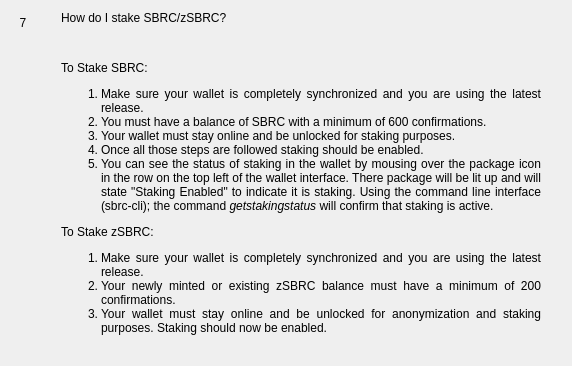
                  <widget class="QWidget" name="widgetFaq7" native="true">
                   <layout class="QHBoxLayout" name="horizontalpage_7" stretch="0,1">
                    <item alignment="Qt::AlignTop">
                     <widget class="QLabel" name="labelNumber7">
                      <property name="minimumSize">
                       <size>
                        <width>24</width>
                        <height>24</height>
                       </size>
                      </property>
                      <property name="maximumSize">
                       <size>
                        <width>16777215</width>
                        <height>24</height>
                       </size>
                      </property>
                      <property name="text">
                       <string>7</string>
                      </property>
                      <property name="alignment">
                       <set>Qt::AlignCenter</set>
                      </property>
                     </widget>
                    </item>
                    <item>
                     <layout class="QVBoxLayout" name="verticalLayoutpage_7">
                      <property name="leftMargin">
                       <number>20</number>
                      </property>
                      <property name="rightMargin">
                       <number>20</number>
                      </property>
                      <item>
                       <widget class="QLabel" name="labelSubtitle7">
                        <property name="text">
                         <string>How do I stake SBRC/zSBRC?</string>
                        </property>
                        <property name="wordWrap">
                         <bool>true</bool>
                        </property>
                       </widget>
                      </item>
                      <item>
                       <spacer name="verticalSpacer_70">
                        <property name="orientation">
                         <enum>Qt::Vertical</enum>
                        </property>
                        <property name="sizeType">
                         <enum>QSizePolicy::Fixed</enum>
                        </property>
                        <property name="sizeHint" stdset="0">
                         <size>
                          <width>20</width>
                          <height>30</height>
                         </size>
                        </property>
                       </spacer>
                      </item>
                      <item>
                       <widget class="QLabel" name="labelContent7">
                        <property name="text">
                         <string>
                           &lt;html&gt;&lt;head/&gt;&lt;body&gt;&lt;p align=&quot;justify&quot;&gt;
                           To Stake SBRC:
                           &lt;/p&gt;&lt;p align=&quot;justify&quot;&gt;
                           &lt;ol&gt;&lt;li&gt;
                           Make sure your wallet is completely synchronized and you are using the latest release.
                           &lt;li&gt;
                           You must have a balance of SBRC with a minimum of 600 confirmations.
                           &lt;li&gt;
                           Your wallet must stay online and be unlocked for staking purposes.
                           &lt;li&gt;
                           Once all those steps are followed staking should be enabled.
                           &lt;li&gt;
                           You can see the status of staking in the wallet by mousing over the package icon in the row on the top left of the wallet interface. There package will be lit up and will state &quot;Staking Enabled&quot; to indicate it is staking.  Using the command line interface (sbrc-cli); the command &lt;i&gt;getstakingstatus&lt;/i&gt; will confirm that staking is active.
                           &lt;/li&gt;&lt;/ol&gt;
                           &lt;/p&gt;&lt;p align=&quot;justify&quot;&gt;
                           To Stake zSBRC:
                           &lt;/p&gt;&lt;p align=&quot;justify&quot;&gt;
                           &lt;ol&gt;&lt;li&gt;
                           Make sure your wallet is completely synchronized and you are using the latest release.
                           &lt;li&gt;
                           Your newly minted or existing zSBRC balance must have a minimum of 200 confirmations.
                           &lt;li&gt;
                           Your wallet must stay online and be unlocked for anonymization and staking purposes.
                           Staking should now be enabled.
                           &lt;/li&gt;&lt;/ol&gt;
                           &lt;/p&gt;&lt;/body&gt;&lt;/html&gt;
                         </string>
                        </property>
                        <property name="alignment">
                         <set>Qt::AlignLeading|Qt::AlignLeft|Qt::AlignTop</set>
                        </property>
                        <property name="wordWrap">
                         <bool>true</bool>
                        </property>
                       </widget>
                      </item>
                      <item>
                       <spacer name="verticalSpacer_71">
                        <property name="orientation">
                         <enum>Qt::Vertical</enum>
                        </property>
                        <property name="sizeHint" stdset="0">
                         <size>
                          <width>20</width>
                          <height>20</height>
                         </size>
                        </property>
                       </spacer>
                      </item>
                     </layout>
                    </item>
                   </layout>
                  </widget>
